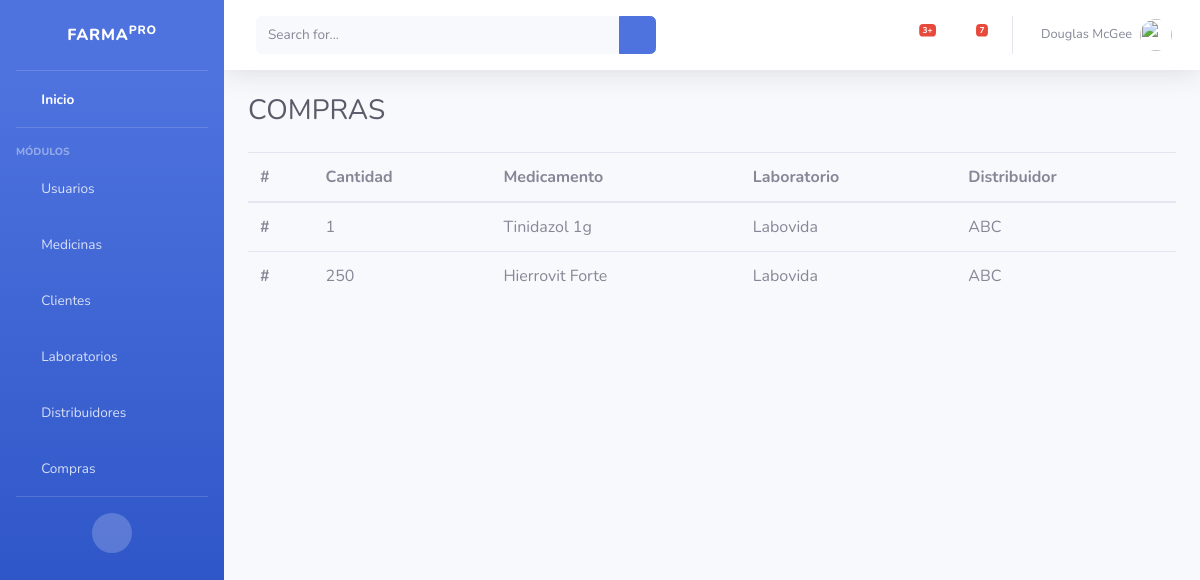
Before: /compras/ with the older database file.
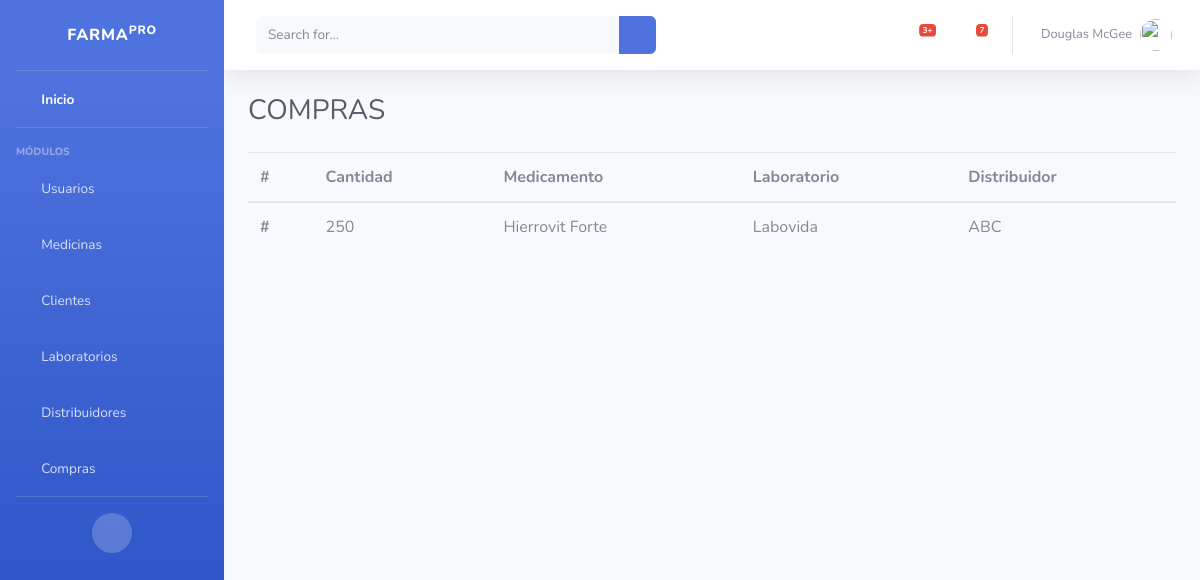
After: the same page with the newer database file.
### compras/models.py (models this page shows)
class Compra(models.Model):
    cantidad_compra = models.IntegerField (verbose_name="Cantidad")
    updated = models.DateTimeField(auto_now = True)
    created = models.DateTimeField(auto_now_add = True)
    nombre_medicamento = models.ForeignKey(Medicina, on_delete = models.CASCADE, verbose_name="Nombre Medicamento")
    nombre_laboratorio = models.ForeignKey(Laboratorio, on_delete = models.CASCADE, verbose_name="Nombre Laboratorio")
    nombre_distribuidor = models.ForeignKey(Distribuidor, on_delete = models.CASCADE, verbose_name="Nombre Distribuidor")

### medicamentos/models.py (models this page shows)
class Medicina (models.Model):
    nombre_comercial = models.CharField(max_length=100, verbose_name="Nombre", blank=False, null=False, unique=True)
    dci = models.CharField(max_length=100, verbose_name="DCI", blank=False, null=False, unique=True)
    forma_farmaceutica = models.CharField(max_length=50, verbose_name="Forma Farmacéutica", blank=False, null=False)
    laboratorio = models.ForeignKey(Laboratorio,on_delete=models.CASCADE, verbose_name="Laboratorio")
    cantidad_unidades = models.IntegerField(verbose_name="Cantidad", blank=False, null=False )
    precio = models.DecimalField(max_digits = 5, decimal_places = 2,verbose_name="Precio Unidad", blank=False, null=False)
    fecha_ingreso = models.DateTimeField(auto_now_add=True, verbose_name="Fecha de Ingreso")
    fecha_expiracion = models.DateField(verbose_name="Fecha de Expiración", blank=False, null=False)
    fecha_modificacion = models.DateTimeField(auto_now=True, verbose_name="Última Modificación")
    class Meta:
        verbose_name = "Medicina"
        verbose_name_plural = "Medicinas"
    def __str__(self):
        return self.nombre_comercial #+ " con fecha: " + str(self.created) - Se muestra en la vista de Admin solo el atributo especificado

### laboratorios/models.py (models this page shows)
class Laboratorio (models.Model):
    nombre_laboratorio = models.CharField(max_length=100, verbose_name="Laboratorio", blank=False, null=False, unique=True)
    direccion_laboratorio = models.TextField(max_length=200, verbose_name="Dirección", blank=False, null=False)
    telefono_laboratorio = models.BigIntegerField(verbose_name="Teléfono", blank=False, null=False )
    correo_laboratorio = models.EmailField( verbose_name="Correo", blank=False, null=False)
    registro_laboratorio = models.CharField(max_length=200, verbose_name="Registro", blank=False, null=False)
    autorizacion_laboratorio = models.CharField(max_length=200, verbose_name="Autorización", blank=False, null=False)
    class Meta:
        verbose_name ="Laboratorio"
        verbose_name_plural ="Laboratorios"
    def __str__(self):
        return self.nombre_laboratorio # Atributo que me muestra en la tabla del Admin

### distribuidores/models.py (models this page shows)
class Distribuidor(models.Model):
    nombre_distribuidor = models.CharField(max_length = 50, verbose_name="Nombre Destribuidor" , blank=False, null=False, unique=True)
    ruc_distribuidor = models.IntegerField(verbose_name="RUC", blank=False, null=False)
    direccion_distribuidor = models.CharField(max_length = 50,verbose_name="Dirección", blank=False, null=False)
    ciudad_distribuidor = models.CharField(max_length = 50,verbose_name="Ciudad", blank=False, null=False)
    telefono_distribuidor = models.IntegerField(verbose_name="Teléfono", blank=False, null=False)
    correo_distribuidor = models.CharField(max_length = 50,verbose_name="Correo", blank=False, null=False)
    created = models.DateTimeField(auto_now_add = True)
    updated = models.DateTimeField(auto_now = True)
    class Meta:
        verbose_name = "Distribuidor"
        verbose_name_plural = "Distribuidores"
    def __str__(self):
        return self.nombre_distribuidor #+ " con fecha: " + str(self.created) - Se muestra en la vista de Admin solo el atributo especificado

### compras/views.py (the view)
# urls.py: path('compras/', compras_views.compras, name="compras"),
def compras(request):
    compras=Compra.objects.all()
    return render(request,"compras/compras.html", {"compras":compras})

### compras/templates/compras/compras.html
{% extends 'core/base.html' %}
{% block cabecera %}
COMPRAS
{% endblock %}
{% block pie %}
<table class="table table-hover">
<thead>
    <tr>
      <th scope="col">#</th>
      <th scope="col">Cantidad</th>
      <th scope="col">Medicamento</th>
      <th scope="col">Laboratorio</th>
      <th scope="col">Distribuidor</th>
    </tr>
  </thead>
    <tbody>
        {% for compra in compras %}
    <tr>
        <th scope="row">#</th>
        <td>{{compra.cantidad_compra}}</td>
        <td>{{compra.nombre_medicamento}}</td>
        <td>{{compra.nombre_laboratorio}}</td>
        <td>{{compra.nombre_distribuidor}}</td>
    </tr>
    {% endfor %}
    </tbody>
</table>
{% endblock %}

Changed rows visible on the page:
removed Compra: cantidad_compra "1", nombre_medicamento "Tinidazol 1g", nombre_laboratorio "Labovida", nombre_distribuidor "ABC"
